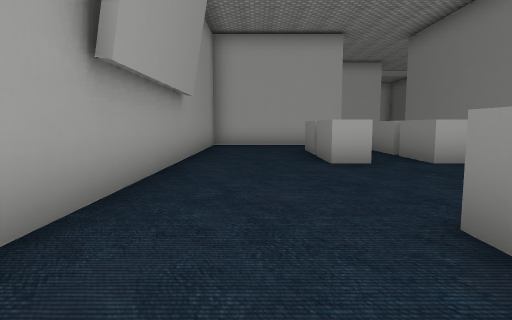
view 1 (above)

24 first-person views from a walk through a Unity game level. The camera is 1.4 m above the floor, tilts 6° down and sees 75° across. The floor is counted in squares, 2 m on a side. Each view is taken from the middle of a square. On the plan, view 1 faces up. The plan holds only what a view shows up to about 10 squares ahead; the rest is blank. The place goes on beyond the plan. The player character is not drawn. Some surface patterns are stand-ins.

view 2
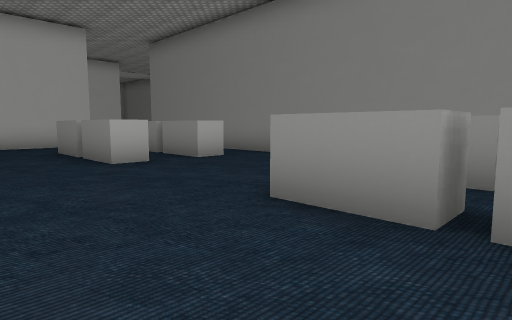

view 3
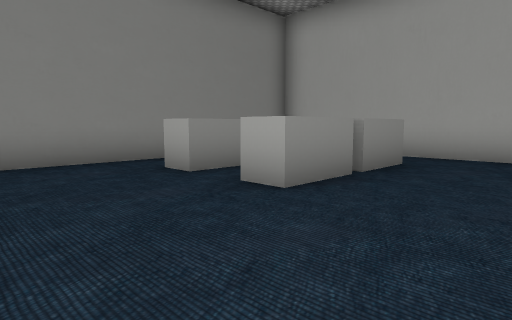

view 4
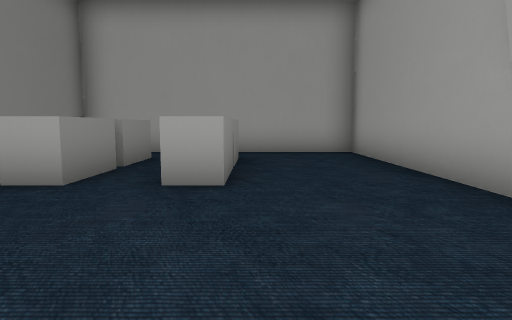

view 5
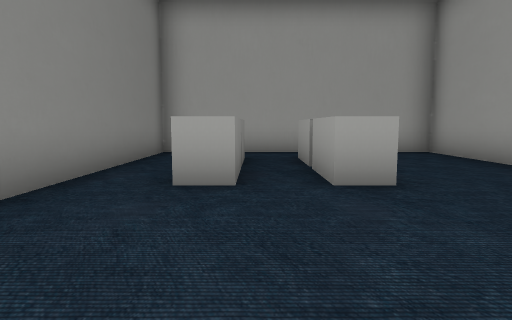

view 6
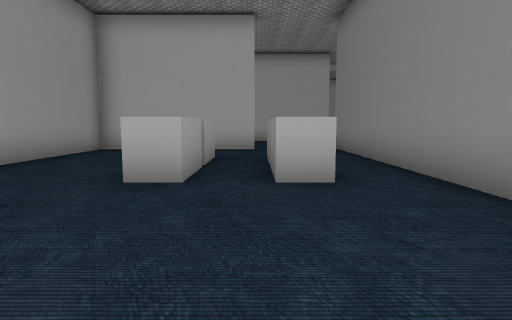

view 7
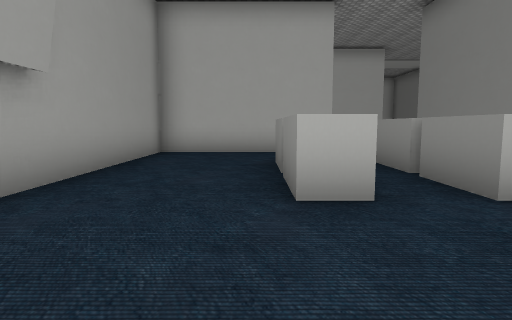

view 8
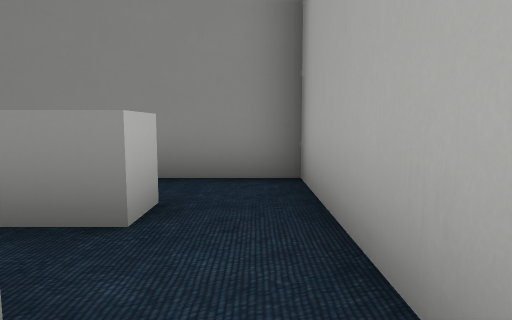

view 9
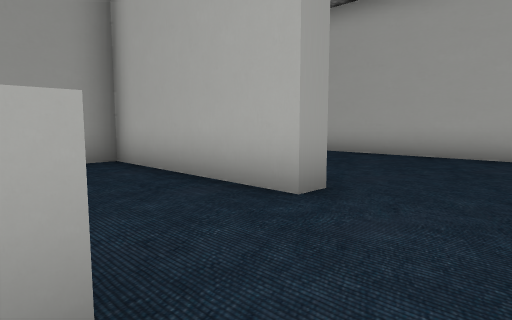

view 10
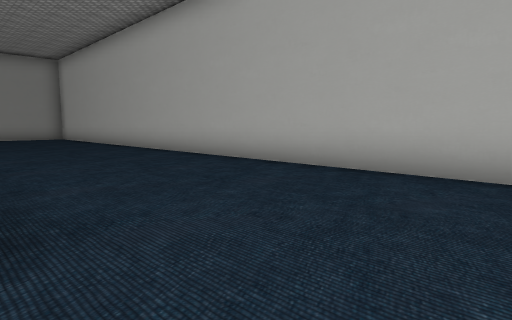

view 11
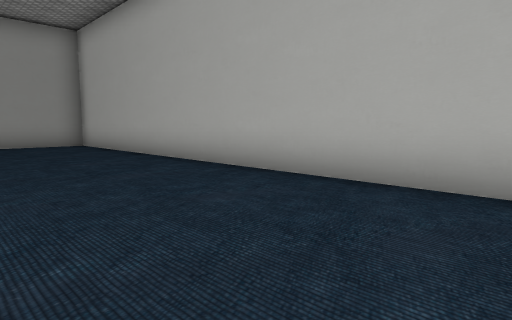

view 12
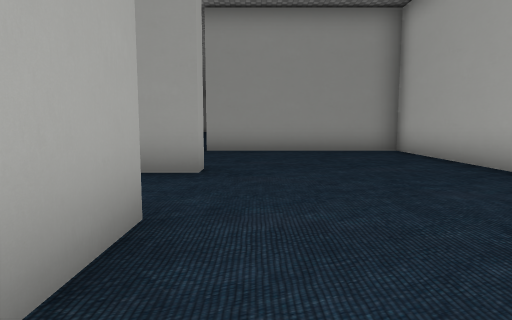

view 13
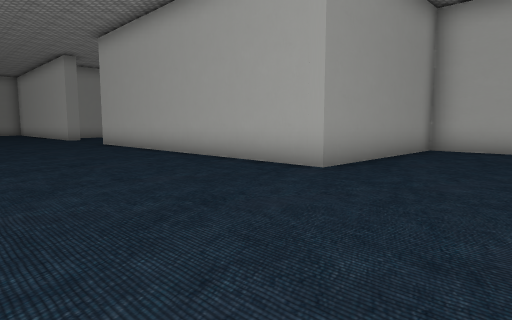

view 14
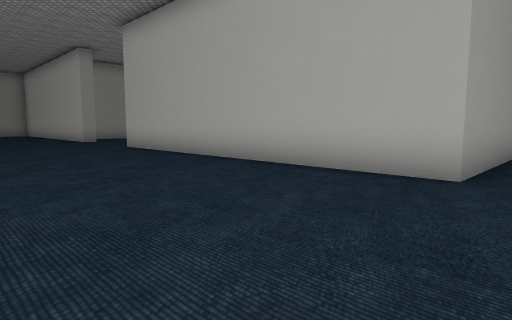

view 15
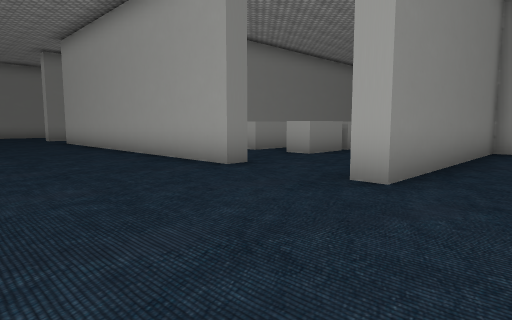

view 16
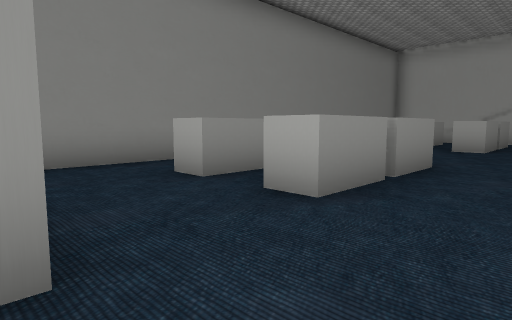

view 17
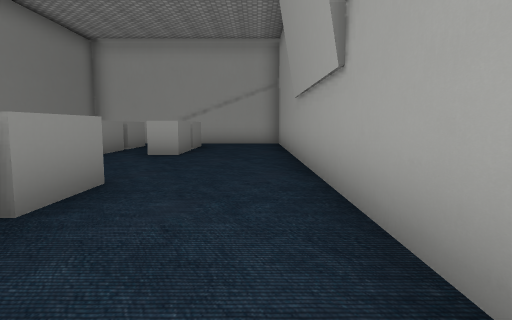

view 18
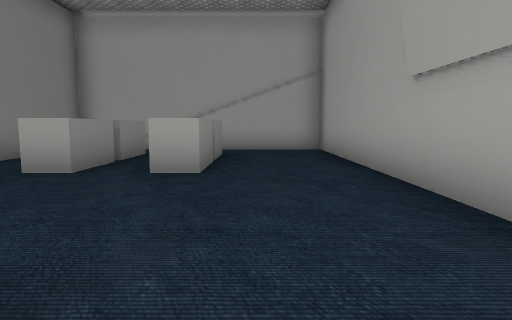

view 19
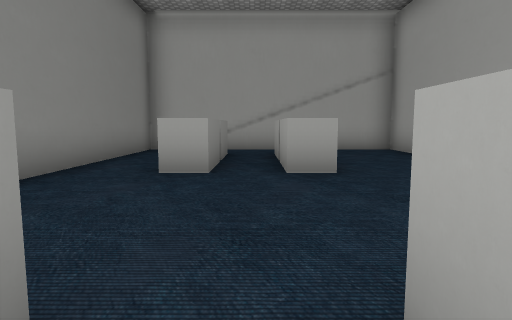

view 20
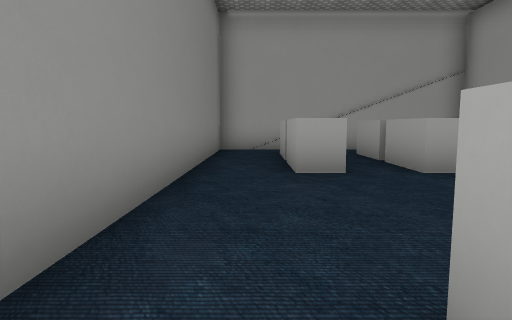

view 21
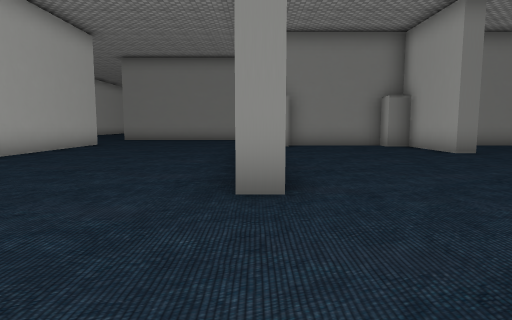

view 22
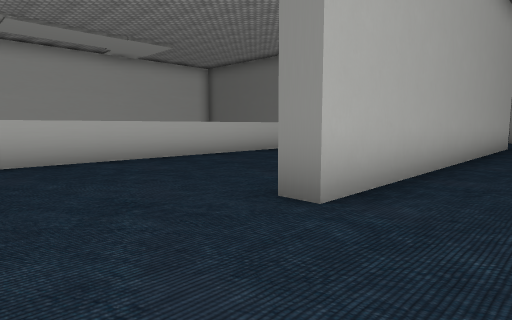

view 23
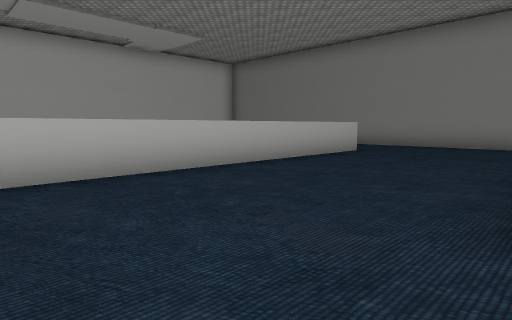

view 24
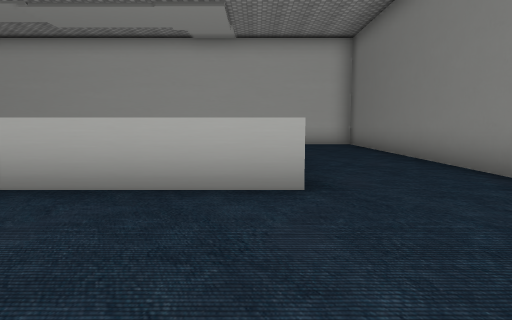

### Floor plan
Key: @ floor where view 1 was taken; # wall or solid block; . main floor; : floor 7.5 m higher than the main floor; / step, stairs or slope; ^ raised ledge.
Columns run from 25 left of view 1 to 6 right of it. Each row starts with its distance up from view 1.
 22          ...#
 21          ...#
 20          ...#
 19          ...#
 18          ...#
 17  ^^######...##################
 16 ............#..................
 15 ............#..................
 14 ............#..................
 13 ............#..................
 12 ...##########...#..#########...#
 11 ................#......#.......#
 10 ................#......#.......#
  9  ...............#..#.#.#...#.#.#
  8   ..............#..# # #...#.#.#
  7  ...............#..#.#.#...#.#.#
  6 ....::::        /......#.......#
  5  ..........     /......#.......#
  4   .........     /......#.......#
  3    ........     /......#.......#
  2      ......     /..#.#.#...#.#.#
  1       ..///     /..#.#.#...#.#.#
  0        ...      /..#.#.#.@.#.#.#
 -1                 /..#.#.#...#.#.#
 -2                 /......#.......#
 -3                 ################

Where each view was taken, in squares from view 1:
view 1: 0 up, 0 right, facing up
view 2: 0 up, 1 left, facing up-right
view 3: 5 up, 1 left, facing down-right
view 4: 6 up, 1 right, facing down
view 5: 6 up, 3 right, facing down
view 6: 2 up, 3 right, facing up
view 7: 3 up, 1 right, facing up
view 8: 2 down, 1 right, facing right
view 9: 9 up, 5 right, facing up-left
view 10: 12 up, 5 right, facing up-left
view 11: 13 up, 1 left, facing up-left
view 12: 13 up, 4 left, facing left
view 13: 7 up, 10 left, facing up-left
view 14: 7 up, 12 left, facing up-left
view 15: 16 up, 11 left, facing down-right
view 16: 12 up, 8 left, facing down-right
view 17: 10 up, 8 left, facing down
view 18: 7 up, 7 left, facing down
view 19: 7 up, 5 left, facing down
view 20: 7 up, 3 left, facing down
view 21: 6 up, 25 left, facing right
view 22: 10 up, 25 left, facing up-right
view 23: 12 up, 25 left, facing up-right
view 24: 13 up, 17 left, facing up
